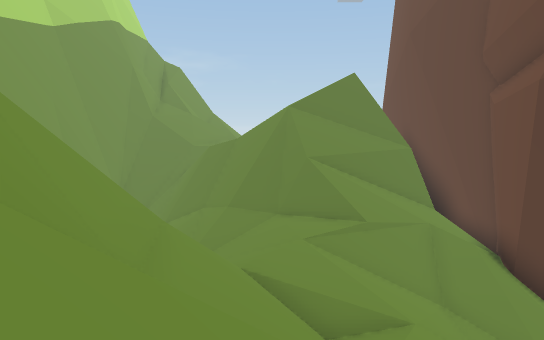
view 1 (above)

23 first-person views from a walk through a scene from a Unity 3-D project. The camera is 1.3 m above the floor, tilts 6° down and sees 70° across. The floor is counted in squares, 2 m on a side. Each view is taken from the middle of a square. On the plan, view 1 faces up. The plan holds only what a view shows up to about 11 squares ahead; the rest is blank. The place goes on beyond the plan. Some surface patterns are stand-ins.

view 2
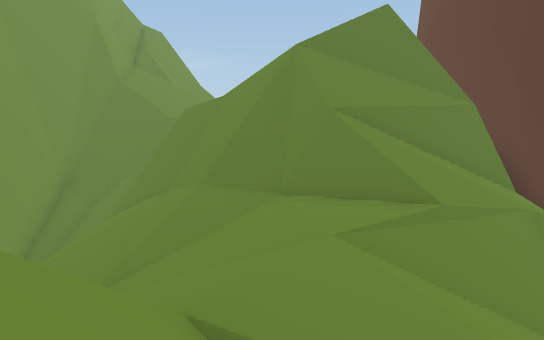

view 3
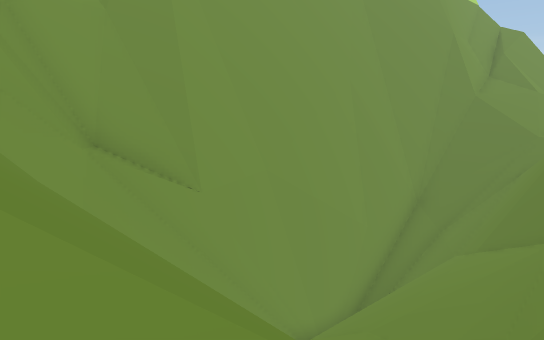

view 4
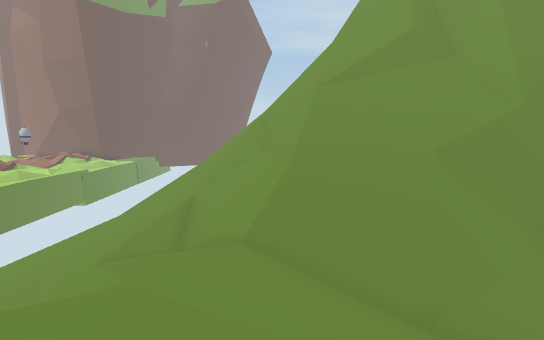

view 5
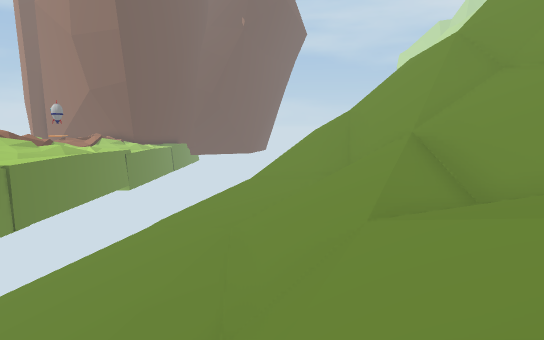

view 6
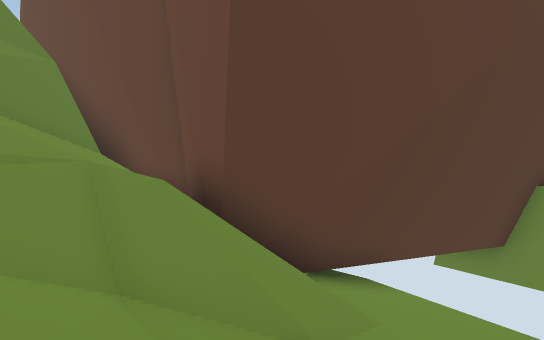

view 7
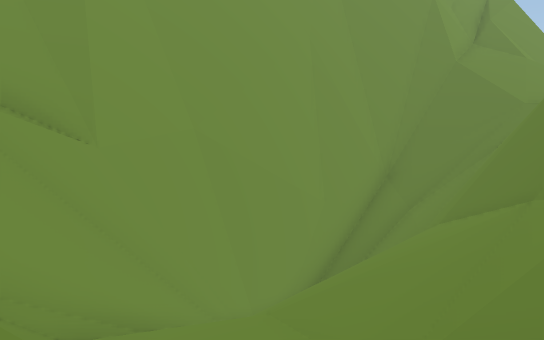

view 8
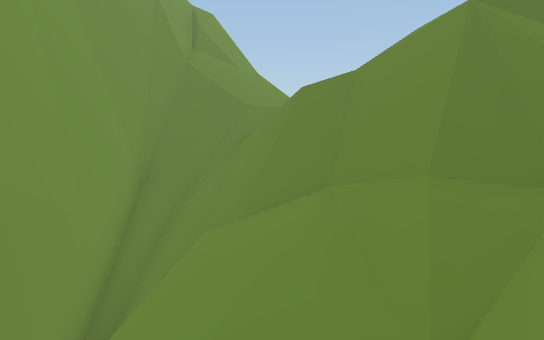

view 9
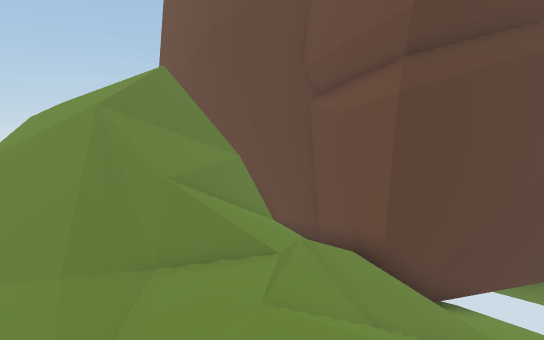

view 10
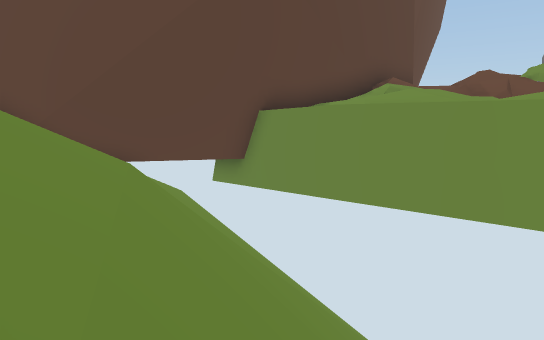

view 11
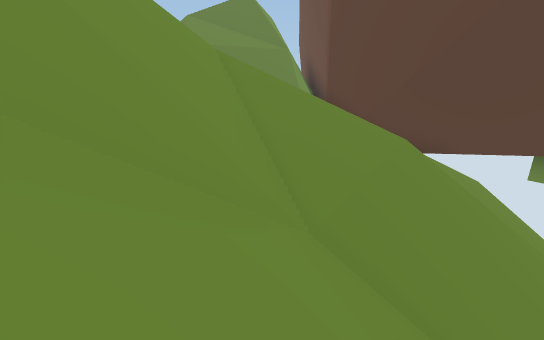

view 12
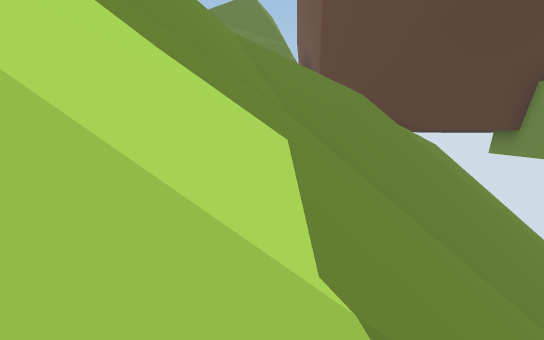

view 13
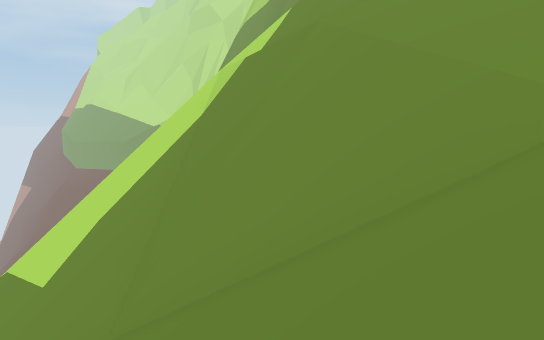

view 14
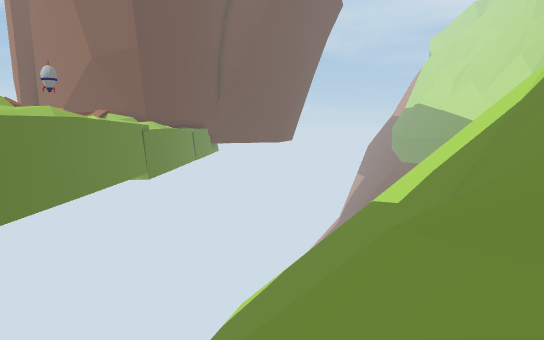

view 15
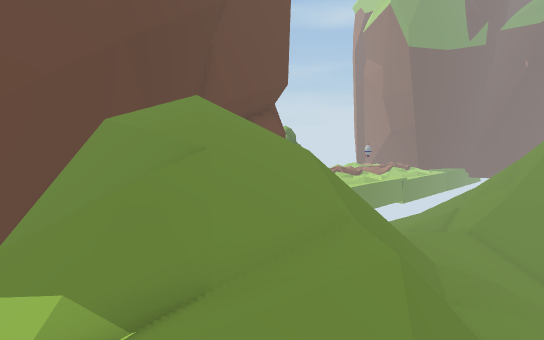

view 16
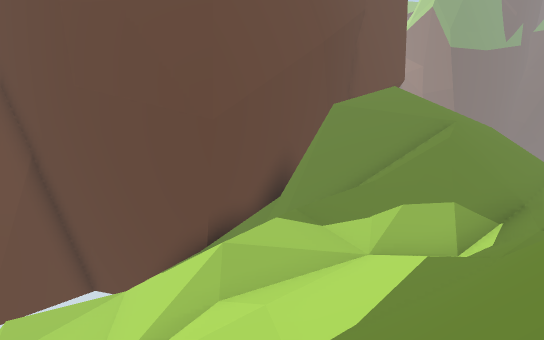

view 17
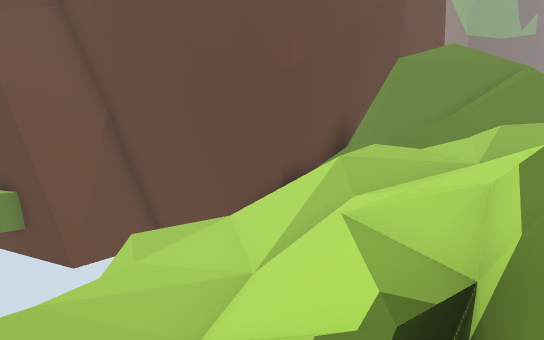

view 18
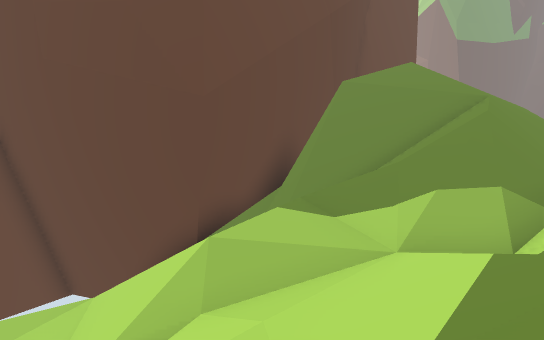

view 19
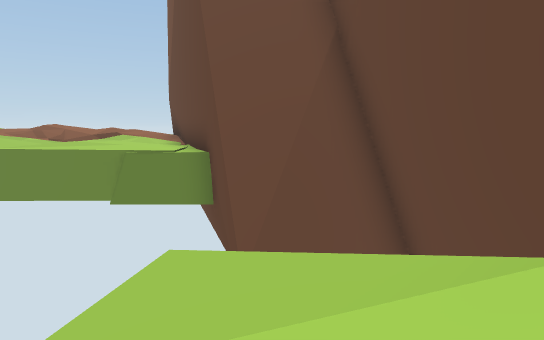

view 20
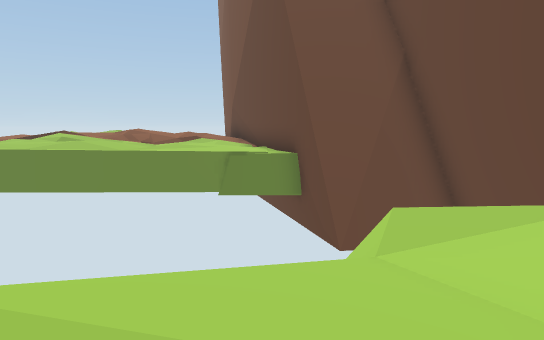

view 21
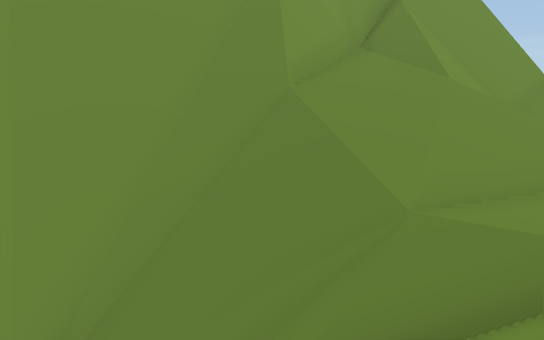

view 22
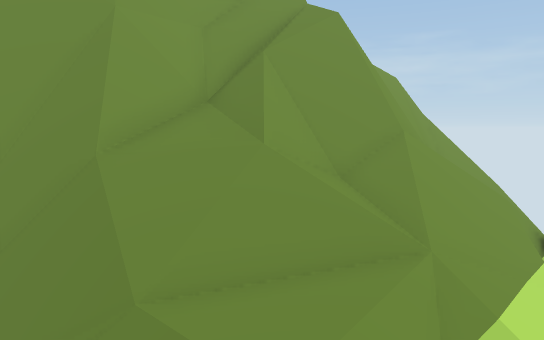

view 23
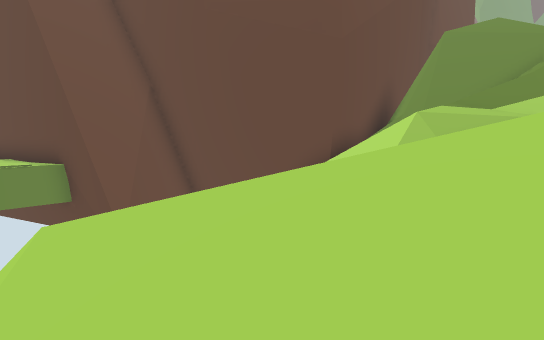

### Floor plan
Key: @ floor where view 1 was taken; # wall or solid block; x gap in a wall; . main floor; - floor 1.5 m lower than the main floor; : floor 3.25 m higher than the main floor; _ floor 3.25 m lower than the main floor; < floor 4.75 m lower than the main floor; / step, stairs or slope; = window, fence, low wall or low ledge; ^ raised ledge; v drop or lower ground.
Columns run from 7 left of view 1 to 14 right of it. Each row starts with its distance up from view 1.
 33                   #
 32                   #
 31                   #
 30                   ^^^^
 29       //v         ^^
 28   #//////         ^^^^
 27   ## /////v       ^^^^
 26    #/#///./v      ^^^^
 25    #//#//.-/v   vv#^
 24    #//=////-.   v##
 23   ##/////////    #
 22  =##/////////    #
 21  #///:///:  . /###
 20  #///:////  =###
 19  #v/::=///####
 18  #=///=///####
 17 ##///////#vvv#
 16 ##/#////=#/vv#
 15 #//#v////// v#
 14 #//#v////###  #
 13 #/=##/////### #
 12 #/ /==////### #
 11 #xv/////=/////#
 10 #v//////==///##
  9 #v//////.=///##
  8 ##/_-/////////###
  7 ##/////.//////</##
  6  ###//////////</
  5 ###////////////v
  4 ==///////////////
  3 ##///##//////////
  2 #######/=////////
  1      ##/=////////
  0       /@v/#/////
 -1       //=/#////
 -2       /#=##////
 -3        #=#/////
 -4        =#//////
 -5        /vv ////
 -6              /v

Positions as (right, up) in squares from view 1, and headings:
1: (0, 0), facing up
2: (0, 4), facing up
3: (-1, 4), facing up-left
4: (-1, 12), facing down
5: (3, 9), facing down
6: (2, 4), facing up-right
7: (-1, 6), facing up-left
8: (-3, 6), facing up
9: (-3, 4), facing up-right
10: (4, -2), facing up-right
11: (4, -3), facing up
12: (4, -5), facing up
13: (5, 1), facing down-left
14: (6, 3), facing down
15: (-5, 20), facing down-right
16: (-3, 26), facing down-right
17: (-2, 28), facing down-right
18: (-2, 25), facing down-right
19: (3, 24), facing right
20: (1, 26), facing right
21: (-2, 15), facing up-left
22: (0, 17), facing up-left
23: (-1, 29), facing down-right
